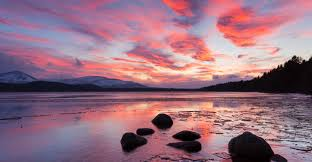
#> input picture visualchanger/image1.jpeg, 312 x 162 px, found by its file name
$ python exercise3.py
#> lines starting #> are read from the running program, lines starting #| are printed output that depends on the picture
#exercise 3: rgb exclusion
from skimage import io
import numpy as np
import matplotlib.pyplot as plt

# This code is to make matplotlib figures appear inline in the
# notebook rather than in a new window.
plt.rcParams['figure.figsize'] = (10.0, 8.0) # set default size of plots
plt.rcParams['image.interpolation'] = 'nearest'
plt.rcParams['image.cmap'] = 'gray'

def load(image_path):
    """Loads an image from a file path, returning a numpy array of shape(image_height, image_width, 3).
    """
#> called with image_path = 'visualchanger/image1.jpeg'
    out = io.imread(image_path)
#> out is the input picture: shape (162, 312, 3); mean R, G, B 150.2, 110.6, 127.1

    # Convert the image to be in the range (0, 1)
    out = out.astype(np.float64) / 255
    return out
image1_path = 'visualchanger/image1.jpeg'
image2_path = 'visualchanger/image2.jpeg'

image1 = load(image1_path)
image2 = load(image2_path)
#> call 2 of load, with image_path = 'visualchanger/image2.jpeg'
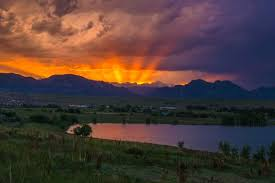
#> input picture visualchanger/image2.jpeg, 275 x 183 px, found by its file name
#> in load, out is the input picture: shape (183, 275, 3); mean R, G, B 81, 61.5, 56.4

def display(img):
    # Show image
    plt.figure(figsize = (5,5))
    plt.imshow(img)
    plt.axis('off')
    plt.show()

def rgb_exclusion(image, channel):
    """Return image **excluding** the rgb channel specified

    Args:
        image: numpy array of shape(image_height, image_width, 3).
        channel: str specifying the channel. Can be either "R", "G" or "B".

    Returns:
        out: numpy array of shape(image_height, image_width, 3).
    """
#> called with channel = 'R'
    #so it took me this 30. minutes to figrue out but it turns out that i need to MAEK A COPY .
    #i did not know this and apperntly it kept altering image and img which explains a lot
    #anywyas now it works :D

    img = image.copy()
    for row in img:
        for item in row:
            if channel == "R":
                item[0] = 0
            elif channel == "G":
                item[1] = 0
            elif channel == "B":
                item[2] = 0
#> after the loop, item = [0, 0.541, 0.635]
            #rint(item)

    ### YOUR CODE GOES HERE
    out = img
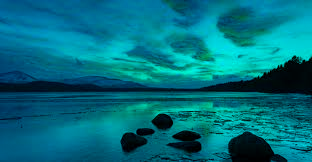
#> out: shape (162, 312, 3) float64; mean R, G, B 0, 0.434, 0.498
    ### END YOUR CODE

    return out

without_red = rgb_exclusion(image1, 'R')
without_blue = rgb_exclusion(image1, 'B')
#> call 2 of rgb_exclusion, with channel = 'B'
#> after the loop in rgb_exclusion (call 2), `for row in img:`: item = [0.58, 0.541, 0]
#> in rgb_exclusion (call 2), `out = img`:
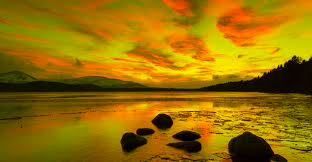
#> out: shape (162, 312, 3) float64; mean R, G, B 0.589, 0.434, 0
without_green = rgb_exclusion(image1, 'G')
#> call 3 of rgb_exclusion, with channel = 'G'
#> after the loop in rgb_exclusion (call 3), `for row in img:`: item = [0.58, 0, 0.635]
#> in rgb_exclusion (call 3), `out = img`:
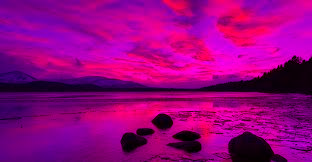
#> out: shape (162, 312, 3) float64; mean R, G, B 0.589, 0, 0.498
display(image1)
print("Below is the image without the red channel.")
display(without_red)

print("Below is the image without the green channel.")
display(without_green)

print("Below is the image without the blue channel.")
display(without_blue)
